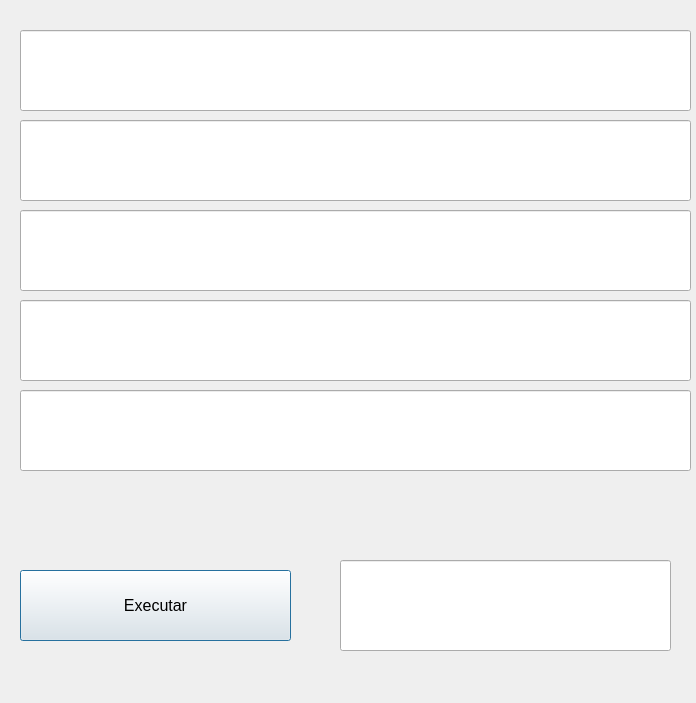
<?xml version="1.0" encoding="UTF-8"?>
<ui version="4.0">
 <class>Dialog</class>
 <widget class="QDialog" name="Dialog">
  <property name="geometry">
   <rect>
    <x>0</x>
    <y>0</y>
    <width>696</width>
    <height>703</height>
   </rect>
  </property>
  <property name="minimumSize">
   <size>
    <width>488</width>
    <height>375</height>
   </size>
  </property>
  <property name="font">
   <font>
    <pointsize>12</pointsize>
   </font>
  </property>
  <property name="windowTitle">
   <string>Dialog</string>
  </property>
  <widget class="QLineEdit" name="txt_num1">
   <property name="geometry">
    <rect>
     <x>20</x>
     <y>30</y>
     <width>671</width>
     <height>81</height>
    </rect>
   </property>
  </widget>
  <widget class="QLineEdit" name="txt_num2">
   <property name="geometry">
    <rect>
     <x>20</x>
     <y>120</y>
     <width>671</width>
     <height>81</height>
    </rect>
   </property>
  </widget>
  <widget class="QLineEdit" name="txt_resultado">
   <property name="geometry">
    <rect>
     <x>340</x>
     <y>560</y>
     <width>331</width>
     <height>91</height>
    </rect>
   </property>
  </widget>
  <widget class="QPushButton" name="Executar">
   <property name="geometry">
    <rect>
     <x>20</x>
     <y>570</y>
     <width>271</width>
     <height>71</height>
    </rect>
   </property>
   <property name="text">
    <string>Executar</string>
   </property>
  </widget>
  <widget class="QLineEdit" name="txt_num3">
   <property name="geometry">
    <rect>
     <x>20</x>
     <y>210</y>
     <width>671</width>
     <height>81</height>
    </rect>
   </property>
  </widget>
  <widget class="QLineEdit" name="txt_num4">
   <property name="geometry">
    <rect>
     <x>20</x>
     <y>300</y>
     <width>671</width>
     <height>81</height>
    </rect>
   </property>
  </widget>
  <widget class="QLineEdit" name="txt_num5">
   <property name="geometry">
    <rect>
     <x>20</x>
     <y>390</y>
     <width>671</width>
     <height>81</height>
    </rect>
   </property>
  </widget>
 </widget>
 <resources/>
 <connections/>
</ui>
